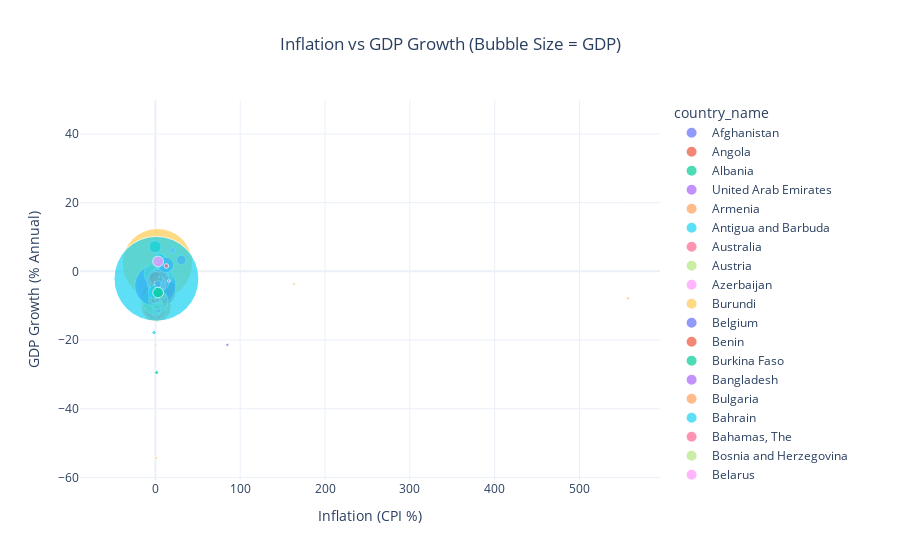

Notebook source saved alongside this figure:
### Code cell
fig = px.scatter(
    year_filtered,   # ← IMPORTANT (not df)
    x="Inflation (CPI %)",
    y="GDP Growth (% Annual)",
    size="GDP (Current USD)",
    color="country_name",
    hover_name="country_name",
    size_max=60,
    title="Inflation vs GDP Growth (Bubble Size = GDP)"
)

fig.update_layout(template="plotly_white", title_x=0.5)

fig.show()
